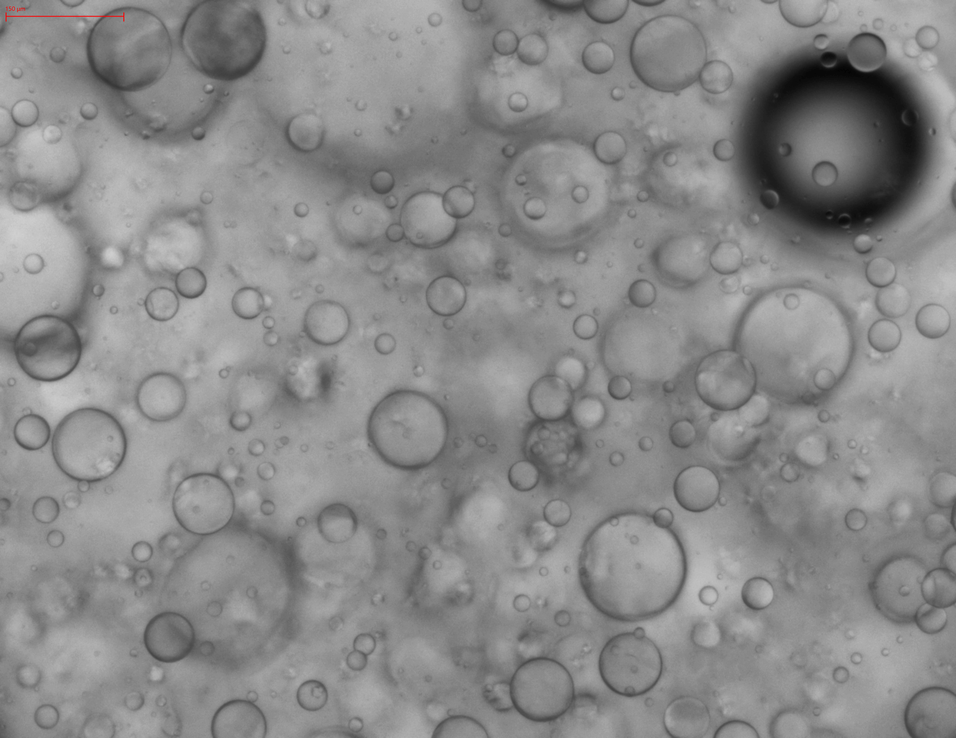
#> input picture val/IMG_1065.png, 956 x 738 px, shrunk from 2200 x 1700 before the run, found by its file name; its folder holds only this picture in this run
$ python split_image.py
#> lines starting #> are read from the running program, lines starting #| are printed output that depends on the picture
import os
from PIL import Image

def split_image_batch(input_folder, output_folder):
    # 确保输出文件夹存在
    if not os.path.exists(output_folder):
        os.makedirs(output_folder)

    # 处理每个图像
    for filename in os.listdir(input_folder):
        if filename.endswith(".png"):
            image_path = os.path.join(input_folder, filename)
            split_image(image_path, output_folder)

def split_image(image_path, output_folder):
    # 加载图像
    image = Image.open(image_path)
#> image is the input picture: PIL image 956x738 RGBA; mean R, G, B, A 138, 138, 138, 255
    width, height = image.size
#> width = 956; height = 738
    split_width = width // 2
#> split_width = 478
    split_height = height // 2
#> split_height = 369

    # 分割图像
    image_parts = []
    for i in range(2):
        for j in range(2):
            left = j * split_width
            top = i * split_height
            right = left + split_width
            bottom = top + split_height
            image_part = image.crop((left, top, right, bottom))
            image_parts.append(image_part)
#> after the loop, image_parts = 4 items

    # 保存图像部分
    base_image_name = os.path.splitext(os.path.basename(image_path))[0]
    for idx, image_part in enumerate(image_parts):
        image_part_name = f"{base_image_name}_part{idx+1}.png"
        image_part_path = os.path.join(output_folder, image_part_name)
        image_part.save(image_part_path)
#> this loop made 4 passes
#> image_part_name on passes 1 to 4: 'IMG_1065_part1.png', 'IMG_1065_part2.png', 'IMG_1065_part3.png', 'IMG_1065_part4.png'
#> pass 1, in split_image, `image_part.save(image_part_path)`:
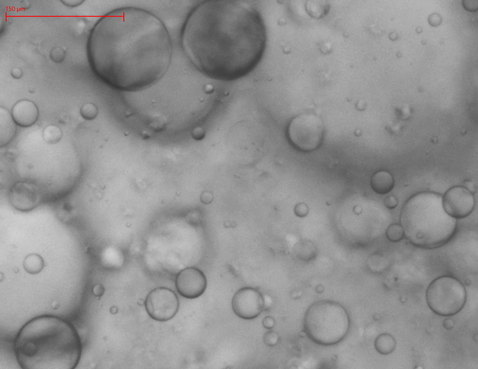
#> saved as IMG_1065_part1.png: PIL image 478x369 RGBA; mean R, G, B, A 144.8, 144.6, 144.6, 255; transparent parts drawn white
#> pass 2, in split_image, `image_part.save(image_part_path)`:
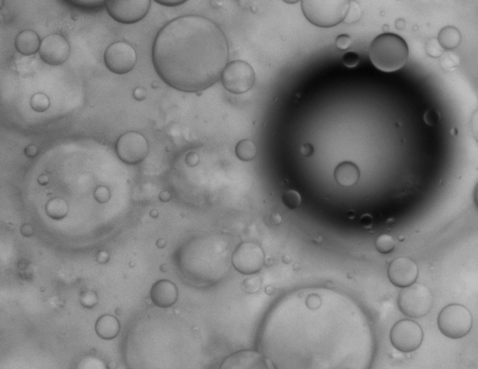
#> saved as IMG_1065_part2.png: PIL image 478x369 RGBA; mean R, G, B, A 127.6, 127.6, 127.6, 255

# 输入和输出文件夹路径
input_folder = "C:/Users/Administrator/Desktop/CystalDetection-master/val"
output_folder = "C:/Users/Administrator/Desktop/CystalDetection-master/val"

# 处理图像
split_image_batch(input_folder, output_folder)

$ run again, on val/IMG_2011.png
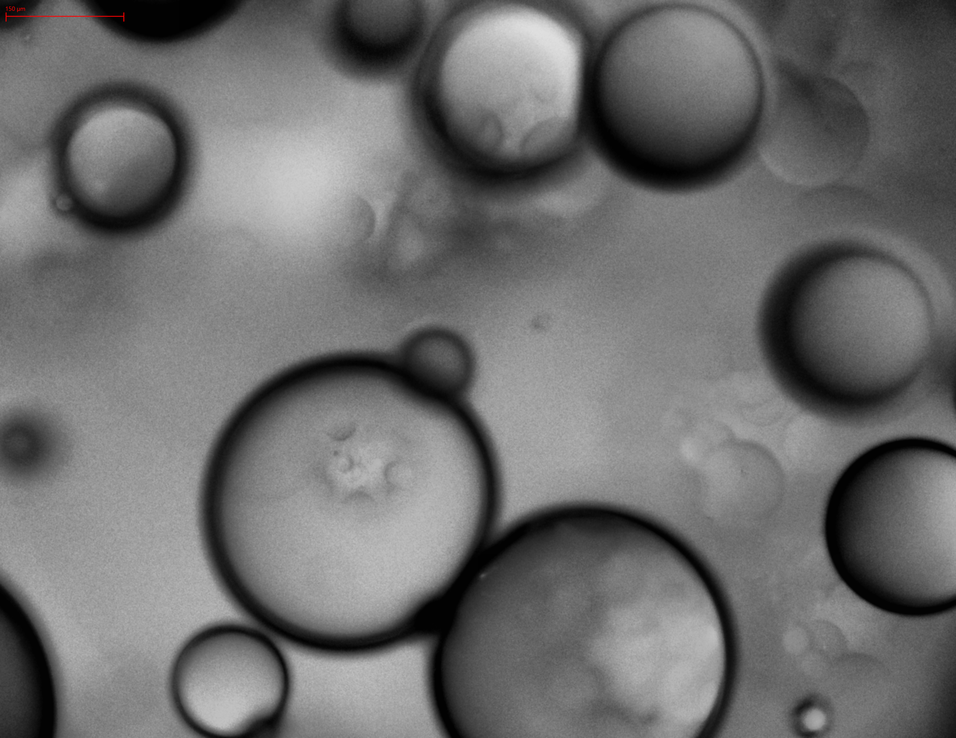
#> input picture val/IMG_2011.png, 956 x 738 px, shrunk from 2200 x 1700 before the run, found by its file name
#> in split_image, image is the input picture: PIL image 956x738 RGBA; mean R, G, B, A 110.1, 110, 110, 255
#> after the loop in split_image, `for i in range(2):`: image_parts = 4 items
#> the loop in split_image, `for idx, image_part in enumerate(image_parts):` made 4 passes
#> image_part_name on passes 1 to 4: 'IMG_2011_part1.png', 'IMG_2011_part2.png', 'IMG_2011_part3.png', 'IMG_2011_part4.png'
#> pass 1, in split_image, `image_part.save(image_part_path)`:
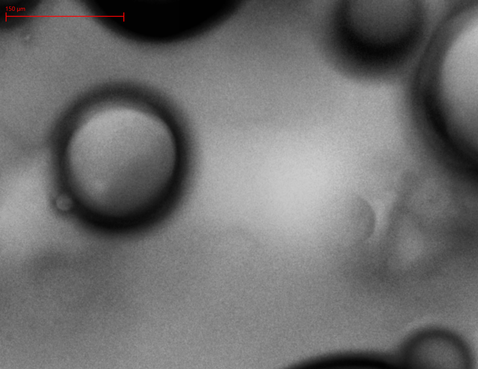
#> saved as IMG_2011_part1.png: PIL image 478x369 RGBA; mean R, G, B, A 110.7, 110.5, 110.5, 255; transparent parts drawn white
#> pass 2, in split_image, `image_part.save(image_part_path)`:
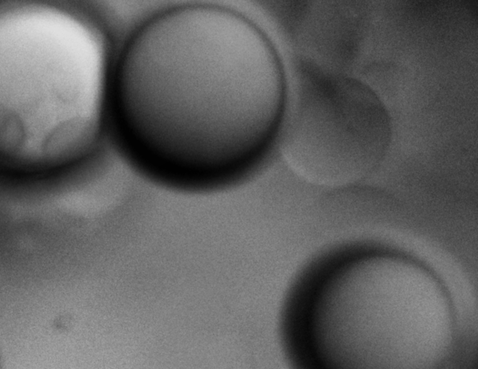
#> saved as IMG_2011_part2.png: PIL image 478x369 RGBA; mean R, G, B, A 98.2, 98.2, 98.2, 255

$ run again, on val/IMG_2019.png
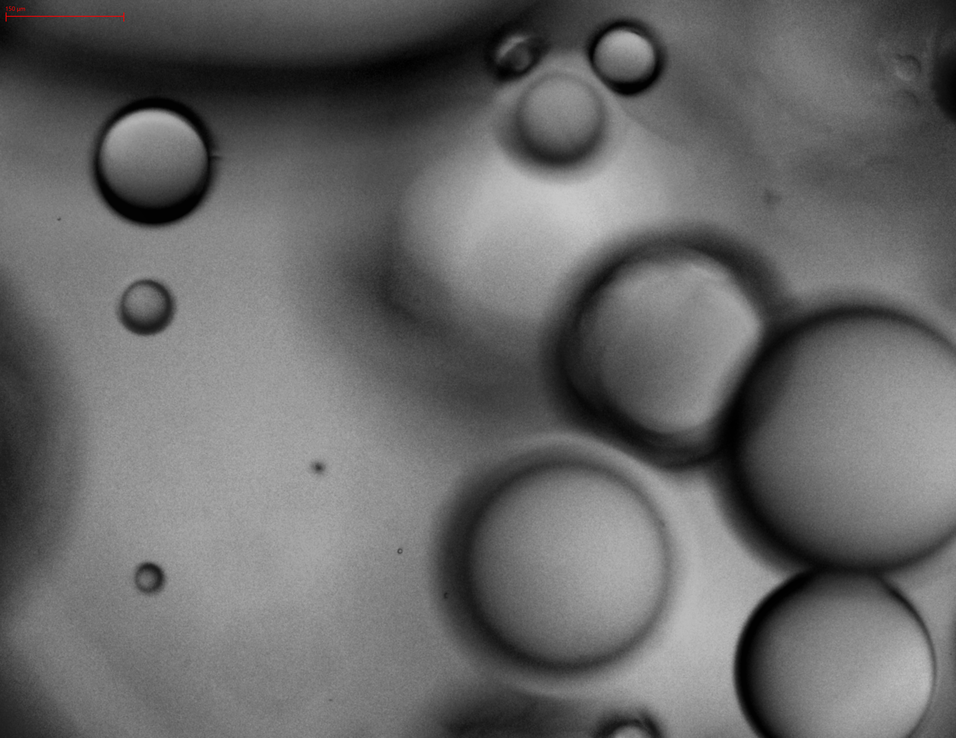
#> input picture val/IMG_2019.png, 956 x 738 px, shrunk from 2200 x 1700 before the run, found by its file name
#> in split_image, image is the input picture: PIL image 956x738 RGBA; mean R, G, B, A 103.7, 103.7, 103.7, 255
#> after the loop in split_image, `for i in range(2):`: image_parts = 4 items
#> the loop in split_image, `for idx, image_part in enumerate(image_parts):` made 4 passes
#> image_part_name on passes 1 to 4: 'IMG_2019_part1.png', 'IMG_2019_part2.png', 'IMG_2019_part3.png', 'IMG_2019_part4.png'
#> pass 1, in split_image, `image_part.save(image_part_path)`:
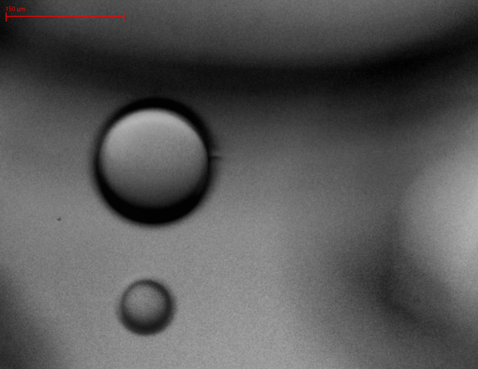
#> saved as IMG_2019_part1.png: PIL image 478x369 RGBA; mean R, G, B, A 86.9, 86.7, 86.7, 255; transparent parts drawn white
#> pass 2, in split_image, `image_part.save(image_part_path)`:
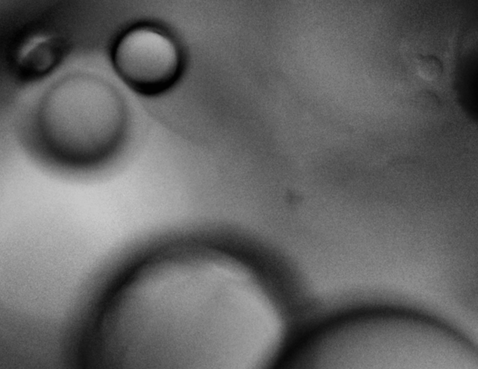
#> saved as IMG_2019_part2.png: PIL image 478x369 RGBA; mean R, G, B, A 100, 100, 100, 255

$ run again, on val/IMG_3196.png
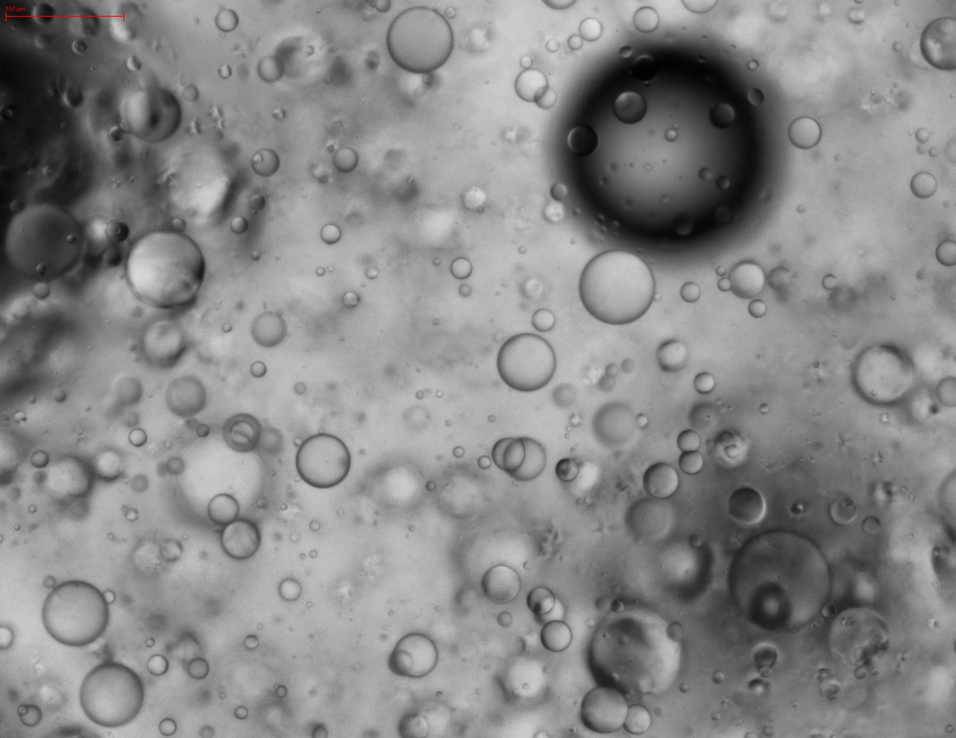
#> input picture val/IMG_3196.png, 956 x 738 px, shrunk from 2200 x 1700 before the run, found by its file name
#> in split_image, image is the input picture: PIL image 956x738 RGBA; mean R, G, B, A 135.8, 135.7, 135.7, 255
#> after the loop in split_image, `for i in range(2):`: image_parts = 4 items
#> the loop in split_image, `for idx, image_part in enumerate(image_parts):` made 4 passes
#> image_part_name on passes 1 to 4: 'IMG_3196_part1.png', 'IMG_3196_part2.png', 'IMG_3196_part3.png', 'IMG_3196_part4.png'
#> pass 1, in split_image, `image_part.save(image_part_path)`:
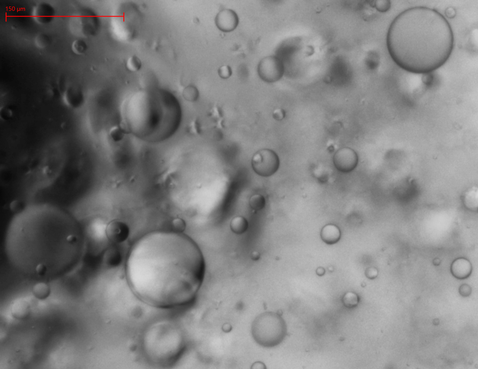
#> saved as IMG_3196_part1.png: PIL image 478x369 RGBA; mean R, G, B, A 127.1, 126.9, 126.9, 255; transparent parts drawn white
#> pass 2, in split_image, `image_part.save(image_part_path)`:
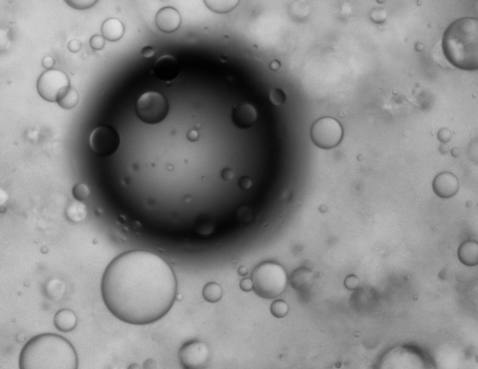
#> saved as IMG_3196_part2.png: PIL image 478x369 RGBA; mean R, G, B, A 137, 137, 137, 255

$ run again, on val/IMG_1067.png
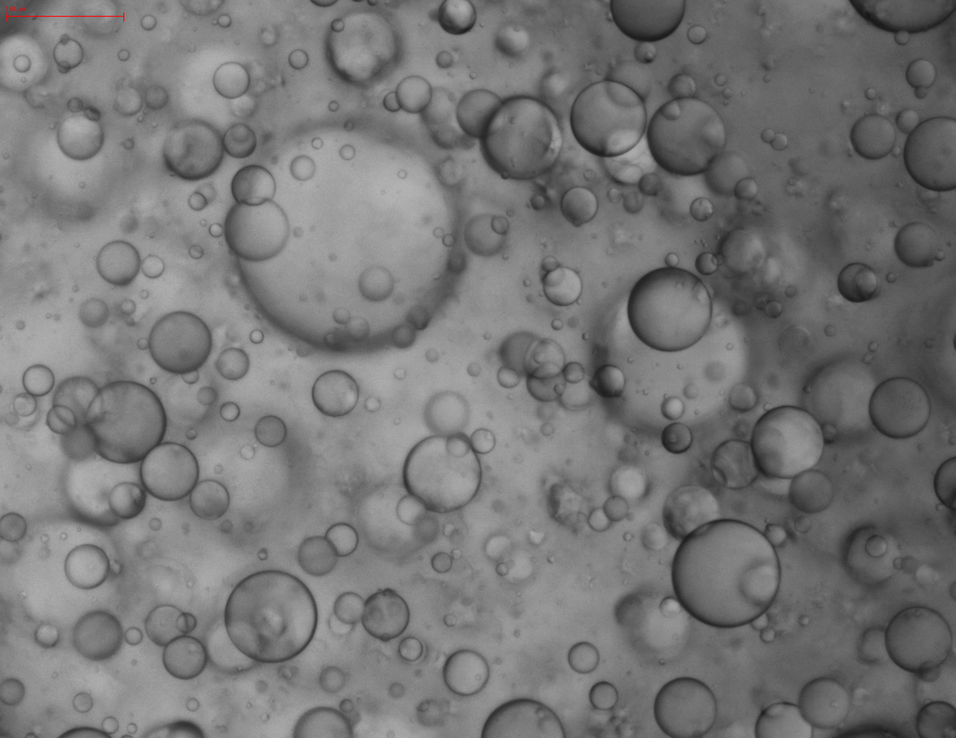
#> input picture val/IMG_1067.png, 956 x 738 px, shrunk from 2200 x 1700 before the run, found by its file name
#> in split_image, image is the input picture: PIL image 956x738 RGBA; mean R, G, B, A 118.2, 118.1, 118.1, 255
#> after the loop in split_image, `for i in range(2):`: image_parts = 4 items
#> the loop in split_image, `for idx, image_part in enumerate(image_parts):` made 4 passes
#> image_part_name on passes 1 to 4: 'IMG_1067_part1.png', 'IMG_1067_part2.png', 'IMG_1067_part3.png', 'IMG_1067_part4.png'
#> pass 1, in split_image, `image_part.save(image_part_path)`:
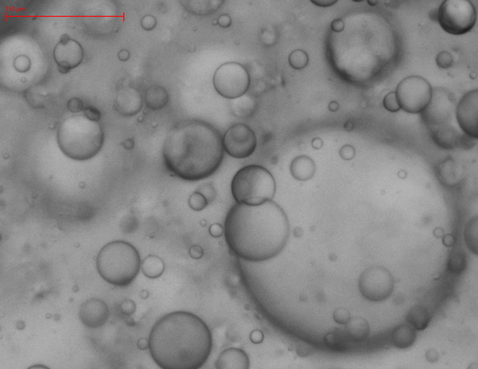
#> saved as IMG_1067_part1.png: PIL image 478x369 RGBA; mean R, G, B, A 134.1, 133.9, 133.9, 255; transparent parts drawn white
#> pass 2, in split_image, `image_part.save(image_part_path)`:
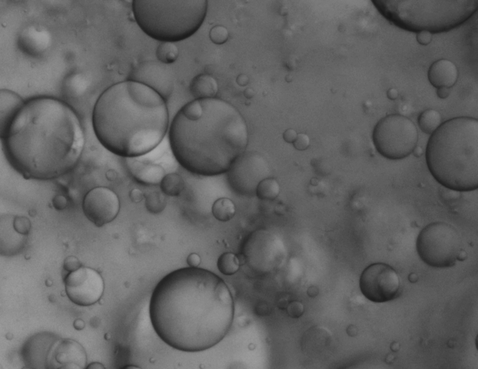
#> saved as IMG_1067_part2.png: PIL image 478x369 RGBA; mean R, G, B, A 99.1, 99.1, 99.1, 255
